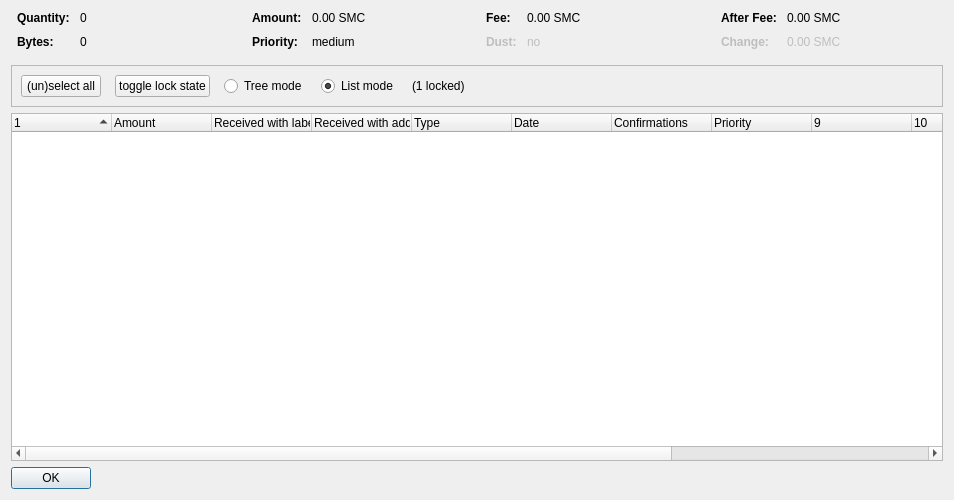
<?xml version="1.0" encoding="UTF-8"?>
<ui version="4.0">
 <class>CoinControlDialog</class>
 <widget class="QDialog" name="CoinControlDialog">
  <property name="geometry">
   <rect>
    <x>0</x>
    <y>0</y>
    <width>954</width>
    <height>500</height>
   </rect>
  </property>
  <property name="windowTitle">
   <string>Coin Selection</string>
  </property>
  <layout class="QVBoxLayout" name="verticalLayout">
   <item>
    <layout class="QHBoxLayout" name="horizontalLayoutTop" stretch="0,0,0,0">
     <property name="topMargin">
      <number>0</number>
     </property>
     <property name="bottomMargin">
      <number>10</number>
     </property>
     <item>
      <layout class="QFormLayout" name="formLayoutCoinControl1">
       <property name="horizontalSpacing">
        <number>10</number>
       </property>
       <property name="verticalSpacing">
        <number>10</number>
       </property>
       <property name="leftMargin">
        <number>6</number>
       </property>
       <property name="rightMargin">
        <number>6</number>
       </property>
       <item row="0" column="0">
        <widget class="QLabel" name="labelCoinControlQuantityText">
         <property name="font">
          <font>
           <weight>75</weight>
           <bold>true</bold>
          </font>
         </property>
         <property name="text">
          <string>Quantity:</string>
         </property>
        </widget>
       </item>
       <item row="0" column="1">
        <widget class="QLabel" name="labelCoinControlQuantity">
         <property name="cursor">
          <cursorShape>IBeamCursor</cursorShape>
         </property>
         <property name="contextMenuPolicy">
          <enum>Qt::ActionsContextMenu</enum>
         </property>
         <property name="text">
          <string notr="true">0</string>
         </property>
         <property name="textInteractionFlags">
          <set>Qt::LinksAccessibleByMouse|Qt::TextSelectableByKeyboard|Qt::TextSelectableByMouse</set>
         </property>
        </widget>
       </item>
       <item row="1" column="0">
        <widget class="QLabel" name="labelCoinControlBytesText">
         <property name="font">
          <font>
           <weight>75</weight>
           <bold>true</bold>
          </font>
         </property>
         <property name="text">
          <string>Bytes:</string>
         </property>
        </widget>
       </item>
       <item row="1" column="1">
        <widget class="QLabel" name="labelCoinControlBytes">
         <property name="cursor">
          <cursorShape>IBeamCursor</cursorShape>
         </property>
         <property name="contextMenuPolicy">
          <enum>Qt::ActionsContextMenu</enum>
         </property>
         <property name="text">
          <string notr="true">0</string>
         </property>
         <property name="textInteractionFlags">
          <set>Qt::LinksAccessibleByMouse|Qt::TextSelectableByKeyboard|Qt::TextSelectableByMouse</set>
         </property>
        </widget>
       </item>
      </layout>
     </item>
     <item>
      <layout class="QFormLayout" name="formLayoutCoinControl2">
       <property name="horizontalSpacing">
        <number>10</number>
       </property>
       <property name="verticalSpacing">
        <number>10</number>
       </property>
       <property name="leftMargin">
        <number>6</number>
       </property>
       <property name="rightMargin">
        <number>6</number>
       </property>
       <item row="0" column="0">
        <widget class="QLabel" name="labelCoinControlAmountText">
         <property name="font">
          <font>
           <weight>75</weight>
           <bold>true</bold>
          </font>
         </property>
         <property name="text">
          <string>Amount:</string>
         </property>
        </widget>
       </item>
       <item row="0" column="1">
        <widget class="QLabel" name="labelCoinControlAmount">
         <property name="cursor">
          <cursorShape>IBeamCursor</cursorShape>
         </property>
         <property name="contextMenuPolicy">
          <enum>Qt::ActionsContextMenu</enum>
         </property>
         <property name="text">
          <string notr="true">0.00 SMC</string>
         </property>
         <property name="textInteractionFlags">
          <set>Qt::LinksAccessibleByMouse|Qt::TextSelectableByKeyboard|Qt::TextSelectableByMouse</set>
         </property>
        </widget>
       </item>
       <item row="1" column="0">
        <widget class="QLabel" name="labelCoinControlPriorityText">
         <property name="font">
          <font>
           <weight>75</weight>
           <bold>true</bold>
          </font>
         </property>
         <property name="text">
          <string>Priority:</string>
         </property>
        </widget>
       </item>
       <item row="1" column="1">
        <widget class="QLabel" name="labelCoinControlPriority">
         <property name="cursor">
          <cursorShape>IBeamCursor</cursorShape>
         </property>
         <property name="contextMenuPolicy">
          <enum>Qt::ActionsContextMenu</enum>
         </property>
         <property name="text">
          <string>medium</string>
         </property>
         <property name="textInteractionFlags">
          <set>Qt::LinksAccessibleByMouse|Qt::TextSelectableByKeyboard|Qt::TextSelectableByMouse</set>
         </property>
        </widget>
       </item>
      </layout>
     </item>
     <item>
      <layout class="QFormLayout" name="formLayoutCoinControl3">
       <property name="horizontalSpacing">
        <number>10</number>
       </property>
       <property name="verticalSpacing">
        <number>10</number>
       </property>
       <property name="leftMargin">
        <number>6</number>
       </property>
       <property name="rightMargin">
        <number>6</number>
       </property>
       <item row="0" column="0">
        <widget class="QLabel" name="labelCoinControlFeeText">
         <property name="font">
          <font>
           <weight>75</weight>
           <bold>true</bold>
          </font>
         </property>
         <property name="text">
          <string>Fee:</string>
         </property>
        </widget>
       </item>
       <item row="0" column="1">
        <widget class="QLabel" name="labelCoinControlFee">
         <property name="cursor">
          <cursorShape>IBeamCursor</cursorShape>
         </property>
         <property name="contextMenuPolicy">
          <enum>Qt::ActionsContextMenu</enum>
         </property>
         <property name="text">
          <string notr="true">0.00 SMC</string>
         </property>
         <property name="textInteractionFlags">
          <set>Qt::LinksAccessibleByMouse|Qt::TextSelectableByKeyboard|Qt::TextSelectableByMouse</set>
         </property>
        </widget>
       </item>
       <item row="1" column="0">
        <widget class="QLabel" name="labelCoinControlLowOutputText">
         <property name="enabled">
          <bool>false</bool>
         </property>
         <property name="font">
          <font>
           <weight>75</weight>
           <bold>true</bold>
          </font>
         </property>
         <property name="text">
          <string>Dust:</string>
         </property>
        </widget>
       </item>
       <item row="1" column="1">
        <widget class="QLabel" name="labelCoinControlLowOutput">
         <property name="enabled">
          <bool>false</bool>
         </property>
         <property name="cursor">
          <cursorShape>IBeamCursor</cursorShape>
         </property>
         <property name="contextMenuPolicy">
          <enum>Qt::ActionsContextMenu</enum>
         </property>
         <property name="text">
          <string>no</string>
         </property>
         <property name="textInteractionFlags">
          <set>Qt::LinksAccessibleByMouse|Qt::TextSelectableByKeyboard|Qt::TextSelectableByMouse</set>
         </property>
        </widget>
       </item>
      </layout>
     </item>
     <item>
      <layout class="QFormLayout" name="formLayoutCoinControl4">
       <property name="horizontalSpacing">
        <number>10</number>
       </property>
       <property name="verticalSpacing">
        <number>10</number>
       </property>
       <property name="leftMargin">
        <number>6</number>
       </property>
       <property name="rightMargin">
        <number>6</number>
       </property>
       <item row="0" column="0">
        <widget class="QLabel" name="labelCoinControlAfterFeeText">
         <property name="font">
          <font>
           <weight>75</weight>
           <bold>true</bold>
          </font>
         </property>
         <property name="text">
          <string>After Fee:</string>
         </property>
        </widget>
       </item>
       <item row="0" column="1">
        <widget class="QLabel" name="labelCoinControlAfterFee">
         <property name="cursor">
          <cursorShape>IBeamCursor</cursorShape>
         </property>
         <property name="contextMenuPolicy">
          <enum>Qt::ActionsContextMenu</enum>
         </property>
         <property name="text">
          <string notr="true">0.00 SMC</string>
         </property>
         <property name="textInteractionFlags">
          <set>Qt::LinksAccessibleByMouse|Qt::TextSelectableByKeyboard|Qt::TextSelectableByMouse</set>
         </property>
        </widget>
       </item>
       <item row="1" column="0">
        <widget class="QLabel" name="labelCoinControlChangeText">
         <property name="enabled">
          <bool>false</bool>
         </property>
         <property name="font">
          <font>
           <weight>75</weight>
           <bold>true</bold>
          </font>
         </property>
         <property name="text">
          <string>Change:</string>
         </property>
        </widget>
       </item>
       <item row="1" column="1">
        <widget class="QLabel" name="labelCoinControlChange">
         <property name="enabled">
          <bool>false</bool>
         </property>
         <property name="cursor">
          <cursorShape>IBeamCursor</cursorShape>
         </property>
         <property name="contextMenuPolicy">
          <enum>Qt::ActionsContextMenu</enum>
         </property>
         <property name="text">
          <string notr="true">0.00 SMC</string>
         </property>
         <property name="textInteractionFlags">
          <set>Qt::LinksAccessibleByMouse|Qt::TextSelectableByKeyboard|Qt::TextSelectableByMouse</set>
         </property>
        </widget>
       </item>
      </layout>
     </item>
    </layout>
   </item>
   <item>
    <widget class="QFrame" name="frame">
     <property name="minimumSize">
      <size>
       <width>0</width>
       <height>40</height>
      </size>
     </property>
     <property name="frameShape">
      <enum>QFrame::StyledPanel</enum>
     </property>
     <property name="frameShadow">
      <enum>QFrame::Sunken</enum>
     </property>
     <layout class="QHBoxLayout" name="horizontalLayout">
      <item>
       <layout class="QHBoxLayout" name="horizontalLayoutPanel" stretch="0,0,0,0,0,0">
        <property name="spacing">
         <number>14</number>
        </property>
        <item>
         <widget class="QPushButton" name="pushButtonSelectAll">
          <property name="sizePolicy">
           <sizepolicy hsizetype="Maximum" vsizetype="Fixed">
            <horstretch>0</horstretch>
            <verstretch>0</verstretch>
           </sizepolicy>
          </property>
          <property name="text">
           <string>(un)select all</string>
          </property>
          <property name="autoDefault">
           <bool>false</bool>
          </property>
         </widget>
        </item>
        <item>
         <widget class="QPushButton" name="pushButtonToggleLock">
          <property name="sizePolicy">
           <sizepolicy hsizetype="Maximum" vsizetype="Fixed">
            <horstretch>0</horstretch>
            <verstretch>0</verstretch>
           </sizepolicy>
          </property>
          <property name="text">
           <string>toggle lock state</string>
          </property>
          <property name="autoDefault">
           <bool>false</bool>
          </property>
         </widget>
        </item>
        <item>
         <widget class="QRadioButton" name="radioTreeMode">
          <property name="sizePolicy">
           <sizepolicy hsizetype="Maximum" vsizetype="Fixed">
            <horstretch>0</horstretch>
            <verstretch>0</verstretch>
           </sizepolicy>
          </property>
          <property name="text">
           <string>Tree mode</string>
          </property>
         </widget>
        </item>
        <item>
         <widget class="QRadioButton" name="radioListMode">
          <property name="sizePolicy">
           <sizepolicy hsizetype="Maximum" vsizetype="Fixed">
            <horstretch>0</horstretch>
            <verstretch>0</verstretch>
           </sizepolicy>
          </property>
          <property name="text">
           <string>List mode</string>
          </property>
          <property name="checked">
           <bool>true</bool>
          </property>
         </widget>
        </item>
        <item>
         <widget class="QLabel" name="labelLocked">
          <property name="text">
           <string>(1 locked)</string>
          </property>
         </widget>
        </item>
        <item>
         <spacer name="horizontalSpacer">
          <property name="orientation">
           <enum>Qt::Horizontal</enum>
          </property>
          <property name="sizeHint" stdset="0">
           <size>
            <width>40</width>
            <height>20</height>
           </size>
          </property>
         </spacer>
        </item>
       </layout>
      </item>
     </layout>
    </widget>
   </item>
   <item>
    <widget class="CoinControlTreeWidget" name="treeWidget">
     <property name="contextMenuPolicy">
      <enum>Qt::CustomContextMenu</enum>
     </property>
     <property name="sortingEnabled">
      <bool>false</bool>
     </property>
     <property name="columnCount">
      <number>13</number>
     </property>
     <attribute name="headerShowSortIndicator" stdset="0">
      <bool>true</bool>
     </attribute>
     <attribute name="headerStretchLastSection">
      <bool>false</bool>
     </attribute>
     <column>
      <property name="text">
       <string/>
      </property>
     </column>
     <column>
      <property name="text">
       <string>Amount</string>
      </property>
     </column>
     <column>
      <property name="text">
       <string>Received with label</string>
      </property>
     </column>
     <column>
      <property name="text">
       <string>Received with address</string>
      </property>
     </column>
     <column>
      <property name="text">
       <string>Type</string>
      </property>
     </column>
     <column>
      <property name="text">
       <string>Date</string>
      </property>
     </column>
     <column>
      <property name="text">
       <string>Confirmations</string>
      </property>
      <property name="toolTip">
       <string>Confirmed</string>
      </property>
     </column>
     <column>
      <property name="text">
       <string>Priority</string>
      </property>
     </column>
     <column>
      <property name="text">
       <string/>
      </property>
     </column>
     <column>
      <property name="text">
       <string/>
      </property>
     </column>
     <column>
      <property name="text">
       <string/>
      </property>
     </column>
     <column>
      <property name="text">
       <string/>
      </property>
     </column>
     <column>
      <property name="text">
       <string/>
      </property>
     </column>
    </widget>
   </item>
   <item>
    <widget class="QDialogButtonBox" name="buttonBox">
     <property name="sizePolicy">
      <sizepolicy hsizetype="Maximum" vsizetype="Fixed">
       <horstretch>0</horstretch>
       <verstretch>0</verstretch>
      </sizepolicy>
     </property>
     <property name="orientation">
      <enum>Qt::Horizontal</enum>
     </property>
     <property name="standardButtons">
      <set>QDialogButtonBox::Ok</set>
     </property>
    </widget>
   </item>
  </layout>
 </widget>
 <customwidgets>
  <customwidget>
   <class>CoinControlTreeWidget</class>
   <extends>QTreeWidget</extends>
   <header>coincontroltreewidget.h</header>
  </customwidget>
 </customwidgets>
 <resources/>
 <connections/>
</ui>
